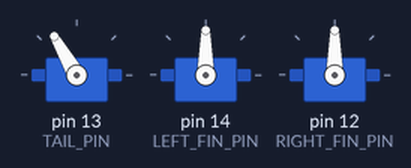
This sketch was run on a simulated Arduino Uno, built with avr-gcc and run on an emulated ATmega328P. Shown: 3 × servo.

Above: at 1.05 s.
Timing chart, 0 to 4.0 s (numbered marks = the images above):
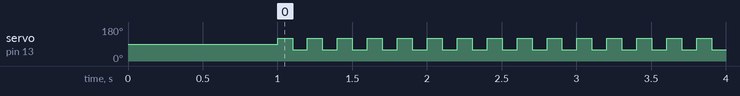

Measured:
- by itself, servo on pin 13 (TAIL_PIN): alternates 120° for 0.10 s and 60° for 0.10 s

The sketch:

buv.ino
```cpp
#include <Servo.h>

// Servo objects
Servo tailServo;
Servo leftFinServo;
Servo rightFinServo;

// Servo pin assignments (adjust to your wiring)
const int TAIL_PIN = 13;      // Tail servo pin
const int LEFT_FIN_PIN = 14;  // Left pectoral fin servo
const int RIGHT_FIN_PIN = 12; // Right pectoral fin servo

// Tail oscillation settings
int tailAngle = 90;           // Neutral position
int tailOffset = 30;          // Swing range from center
int tailSpeed = 100;          // Delay between swings (ms)

void setup() {
  // Attach servos to pins
  tailServo.attach(TAIL_PIN);
  leftFinServo.attach(LEFT_FIN_PIN);
  rightFinServo.attach(RIGHT_FIN_PIN);

  // Set all to neutral position
  tailServo.write(90);
  leftFinServo.write(90);
  rightFinServo.write(90);

  delay(1000); // Let servos stabilize
}

void loop() {
  // 1. Swim forward
  swimForward();

  // 2. Turn left (uncomment to test steering)
  // turnLeft();

  // 3. Turn right (uncomment to test steering)
  // turnRight();
}

void swimForward() {
  // Tail oscillates between two extremes for propulsion
  tailServo.write(tailAngle + tailOffset);
  delay(tailSpeed);
  tailServo.write(tailAngle - tailOffset);
  delay(tailSpeed);

  // Keep pectoral fins neutral for straight movement
  leftFinServo.write(90);
  rightFinServo.write(90);
}

void turnLeft() {
  // Slightly adjust fins to cause a left turn
  leftFinServo.write(70);  // Flap left fin inward
  rightFinServo.write(90); // Neutral
  delay(500);
}

void turnRight() {
  // Slightly adjust fins to cause a right turn
  leftFinServo.write(90);  // Neutral
  rightFinServo.write(110); // Flap right fin inward
  delay(500);
}
```
